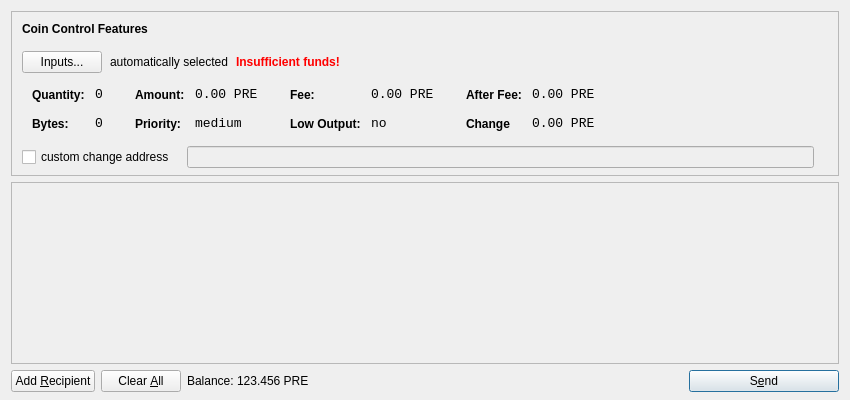
<?xml version="1.0" encoding="UTF-8"?>
<ui version="4.0">
 <class>SendCoinsDialog</class>
 <widget class="QDialog" name="SendCoinsDialog">
  <property name="geometry">
   <rect>
    <x>0</x>
    <y>0</y>
    <width>850</width>
    <height>400</height>
   </rect>
  </property>
  <property name="windowTitle">
   <string>Send Coins</string>
  </property>
  <layout class="QVBoxLayout" name="verticalLayout" stretch="0,1,0">
   <property name="bottomMargin">
    <number>8</number>
   </property>
   <item>
    <widget class="QFrame" name="frameCoinControl">
     <property name="sizePolicy">
      <sizepolicy hsizetype="Expanding" vsizetype="Expanding">
       <horstretch>0</horstretch>
       <verstretch>0</verstretch>
      </sizepolicy>
     </property>
     <property name="maximumSize">
      <size>
       <width>16777215</width>
       <height>16777215</height>
      </size>
     </property>
     <property name="frameShape">
      <enum>QFrame::StyledPanel</enum>
     </property>
     <property name="frameShadow">
      <enum>QFrame::Sunken</enum>
     </property>
     <layout class="QVBoxLayout" name="verticalLayoutCoinControl2">
      <property name="spacing">
       <number>-1</number>
      </property>
      <property name="leftMargin">
       <number>0</number>
      </property>
      <property name="topMargin">
       <number>0</number>
      </property>
      <property name="rightMargin">
       <number>0</number>
      </property>
      <property name="bottomMargin">
       <number>6</number>
      </property>
      <item>
       <layout class="QVBoxLayout" name="verticalLayoutCoinControl" stretch="0,0,0,0,1">
        <property name="spacing">
         <number>0</number>
        </property>
        <property name="leftMargin">
         <number>10</number>
        </property>
        <property name="topMargin">
         <number>10</number>
        </property>
        <item>
         <layout class="QHBoxLayout" name="horizontalLayoutCoinControl1">
          <property name="bottomMargin">
           <number>15</number>
          </property>
          <item>
           <widget class="QLabel" name="labelCoinControlFeatures">
            <property name="sizePolicy">
             <sizepolicy hsizetype="Preferred" vsizetype="Maximum">
              <horstretch>0</horstretch>
              <verstretch>0</verstretch>
             </sizepolicy>
            </property>
            <property name="font">
             <font>
              <weight>75</weight>
              <bold>true</bold>
             </font>
            </property>
            <property name="styleSheet">
             <string notr="true">font-weight:bold;</string>
            </property>
            <property name="text">
             <string>Coin Control Features</string>
            </property>
           </widget>
          </item>
         </layout>
        </item>
        <item>
         <layout class="QHBoxLayout" name="horizontalLayoutCoinControl2" stretch="0,0,0,0">
          <property name="spacing">
           <number>8</number>
          </property>
          <property name="bottomMargin">
           <number>10</number>
          </property>
          <item>
           <widget class="QPushButton" name="pushButtonCoinControl">
            <property name="styleSheet">
             <string notr="true"/>
            </property>
            <property name="text">
             <string>Inputs...</string>
            </property>
           </widget>
          </item>
          <item>
           <widget class="QLabel" name="labelCoinControlAutomaticallySelected">
            <property name="text">
             <string>automatically selected</string>
            </property>
            <property name="margin">
             <number>5</number>
            </property>
           </widget>
          </item>
          <item>
           <widget class="QLabel" name="labelCoinControlInsuffFunds">
            <property name="font">
             <font>
              <weight>75</weight>
              <bold>true</bold>
             </font>
            </property>
            <property name="styleSheet">
             <string notr="true">color:red;font-weight:bold;</string>
            </property>
            <property name="text">
             <string>Insufficient funds!</string>
            </property>
            <property name="margin">
             <number>5</number>
            </property>
           </widget>
          </item>
          <item>
           <spacer name="horizontalSpacerCoinControl">
            <property name="orientation">
             <enum>Qt::Horizontal</enum>
            </property>
            <property name="sizeHint" stdset="0">
             <size>
              <width>40</width>
              <height>1</height>
             </size>
            </property>
           </spacer>
          </item>
         </layout>
        </item>
        <item>
         <widget class="QWidget" name="widgetCoinControl" native="true">
          <property name="sizePolicy">
           <sizepolicy hsizetype="Preferred" vsizetype="Preferred">
            <horstretch>0</horstretch>
            <verstretch>0</verstretch>
           </sizepolicy>
          </property>
          <property name="minimumSize">
           <size>
            <width>0</width>
            <height>0</height>
           </size>
          </property>
          <property name="styleSheet">
           <string notr="true"/>
          </property>
          <layout class="QHBoxLayout" name="horizontalLayoutCoinControl5">
           <property name="margin">
            <number>0</number>
           </property>
           <item>
            <layout class="QHBoxLayout" name="horizontalLayoutCoinControl3" stretch="0,0,0,1">
             <property name="spacing">
              <number>20</number>
             </property>
             <property name="topMargin">
              <number>0</number>
             </property>
             <property name="bottomMargin">
              <number>10</number>
             </property>
             <item>
              <layout class="QFormLayout" name="formLayoutCoinControl1">
               <property name="horizontalSpacing">
                <number>10</number>
               </property>
               <property name="verticalSpacing">
                <number>14</number>
               </property>
               <property name="leftMargin">
                <number>10</number>
               </property>
               <property name="topMargin">
                <number>4</number>
               </property>
               <property name="rightMargin">
                <number>6</number>
               </property>
               <item row="0" column="0">
                <widget class="QLabel" name="labelCoinControlQuantityText">
                 <property name="styleSheet">
                  <string notr="true">font-weight:bold;</string>
                 </property>
                 <property name="text">
                  <string>Quantity:</string>
                 </property>
                 <property name="margin">
                  <number>0</number>
                 </property>
                </widget>
               </item>
               <item row="0" column="1">
                <widget class="QLabel" name="labelCoinControlQuantity">
                 <property name="font">
                  <font>
                   <family>Monospace</family>
                   <pointsize>10</pointsize>
                  </font>
                 </property>
                 <property name="cursor">
                  <cursorShape>IBeamCursor</cursorShape>
                 </property>
                 <property name="contextMenuPolicy">
                  <enum>Qt::ActionsContextMenu</enum>
                 </property>
                 <property name="text">
                  <string>0</string>
                 </property>
                 <property name="margin">
                  <number>0</number>
                 </property>
                 <property name="textInteractionFlags">
                  <set>Qt::LinksAccessibleByMouse|Qt::TextSelectableByKeyboard|Qt::TextSelectableByMouse</set>
                 </property>
                </widget>
               </item>
               <item row="1" column="0">
                <widget class="QLabel" name="labelCoinControlBytesText">
                 <property name="styleSheet">
                  <string notr="true">font-weight:bold;</string>
                 </property>
                 <property name="text">
                  <string>Bytes:</string>
                 </property>
                </widget>
               </item>
               <item row="1" column="1">
                <widget class="QLabel" name="labelCoinControlBytes">
                 <property name="font">
                  <font>
                   <family>Monospace</family>
                   <pointsize>10</pointsize>
                  </font>
                 </property>
                 <property name="cursor">
                  <cursorShape>IBeamCursor</cursorShape>
                 </property>
                 <property name="contextMenuPolicy">
                  <enum>Qt::ActionsContextMenu</enum>
                 </property>
                 <property name="text">
                  <string>0</string>
                 </property>
                 <property name="textInteractionFlags">
                  <set>Qt::LinksAccessibleByMouse|Qt::TextSelectableByKeyboard|Qt::TextSelectableByMouse</set>
                 </property>
                </widget>
               </item>
              </layout>
             </item>
             <item>
              <layout class="QFormLayout" name="formLayoutCoinControl2">
               <property name="horizontalSpacing">
                <number>10</number>
               </property>
               <property name="verticalSpacing">
                <number>14</number>
               </property>
               <property name="leftMargin">
                <number>6</number>
               </property>
               <property name="topMargin">
                <number>4</number>
               </property>
               <property name="rightMargin">
                <number>6</number>
               </property>
               <item row="0" column="0">
                <widget class="QLabel" name="labelCoinControlAmountText">
                 <property name="styleSheet">
                  <string notr="true">font-weight:bold;</string>
                 </property>
                 <property name="text">
                  <string>Amount:</string>
                 </property>
                 <property name="margin">
                  <number>0</number>
                 </property>
                </widget>
               </item>
               <item row="0" column="1">
                <widget class="QLabel" name="labelCoinControlAmount">
                 <property name="font">
                  <font>
                   <family>Monospace</family>
                   <pointsize>10</pointsize>
                  </font>
                 </property>
                 <property name="cursor">
                  <cursorShape>IBeamCursor</cursorShape>
                 </property>
                 <property name="contextMenuPolicy">
                  <enum>Qt::ActionsContextMenu</enum>
                 </property>
                 <property name="text">
                  <string>0.00 PRE</string>
                 </property>
                 <property name="textInteractionFlags">
                  <set>Qt::LinksAccessibleByMouse|Qt::TextSelectableByKeyboard|Qt::TextSelectableByMouse</set>
                 </property>
                </widget>
               </item>
               <item row="1" column="0">
                <widget class="QLabel" name="labelCoinControlPriorityText">
                 <property name="styleSheet">
                  <string notr="true">font-weight:bold;</string>
                 </property>
                 <property name="text">
                  <string>Priority:</string>
                 </property>
                </widget>
               </item>
               <item row="1" column="1">
                <widget class="QLabel" name="labelCoinControlPriority">
                 <property name="font">
                  <font>
                   <family>Monospace</family>
                   <pointsize>10</pointsize>
                  </font>
                 </property>
                 <property name="cursor">
                  <cursorShape>IBeamCursor</cursorShape>
                 </property>
                 <property name="contextMenuPolicy">
                  <enum>Qt::ActionsContextMenu</enum>
                 </property>
                 <property name="text">
                  <string>medium</string>
                 </property>
                 <property name="textInteractionFlags">
                  <set>Qt::LinksAccessibleByMouse|Qt::TextSelectableByKeyboard|Qt::TextSelectableByMouse</set>
                 </property>
                </widget>
               </item>
              </layout>
             </item>
             <item>
              <layout class="QFormLayout" name="formLayoutCoinControl3">
               <property name="horizontalSpacing">
                <number>10</number>
               </property>
               <property name="verticalSpacing">
                <number>14</number>
               </property>
               <property name="leftMargin">
                <number>6</number>
               </property>
               <property name="topMargin">
                <number>4</number>
               </property>
               <property name="rightMargin">
                <number>6</number>
               </property>
               <item row="0" column="0">
                <widget class="QLabel" name="labelCoinControlFeeText">
                 <property name="styleSheet">
                  <string notr="true">font-weight:bold;</string>
                 </property>
                 <property name="text">
                  <string>Fee:</string>
                 </property>
                 <property name="margin">
                  <number>0</number>
                 </property>
                </widget>
               </item>
               <item row="0" column="1">
                <widget class="QLabel" name="labelCoinControlFee">
                 <property name="font">
                  <font>
                   <family>Monospace</family>
                   <pointsize>10</pointsize>
                  </font>
                 </property>
                 <property name="cursor">
                  <cursorShape>IBeamCursor</cursorShape>
                 </property>
                 <property name="contextMenuPolicy">
                  <enum>Qt::ActionsContextMenu</enum>
                 </property>
                 <property name="text">
                  <string>0.00 PRE</string>
                 </property>
                 <property name="textInteractionFlags">
                  <set>Qt::LinksAccessibleByMouse|Qt::TextSelectableByKeyboard|Qt::TextSelectableByMouse</set>
                 </property>
                </widget>
               </item>
               <item row="1" column="0">
                <widget class="QLabel" name="labelCoinControlLowOutputText">
                 <property name="styleSheet">
                  <string notr="true">font-weight:bold;</string>
                 </property>
                 <property name="text">
                  <string>Low Output:</string>
                 </property>
                </widget>
               </item>
               <item row="1" column="1">
                <widget class="QLabel" name="labelCoinControlLowOutput">
                 <property name="font">
                  <font>
                   <family>Monospace</family>
                   <pointsize>10</pointsize>
                  </font>
                 </property>
                 <property name="cursor">
                  <cursorShape>IBeamCursor</cursorShape>
                 </property>
                 <property name="contextMenuPolicy">
                  <enum>Qt::ActionsContextMenu</enum>
                 </property>
                 <property name="text">
                  <string>no</string>
                 </property>
                 <property name="textInteractionFlags">
                  <set>Qt::LinksAccessibleByMouse|Qt::TextSelectableByKeyboard|Qt::TextSelectableByMouse</set>
                 </property>
                </widget>
               </item>
              </layout>
             </item>
             <item>
              <layout class="QFormLayout" name="formLayoutCoinControl4">
               <property name="horizontalSpacing">
                <number>10</number>
               </property>
               <property name="verticalSpacing">
                <number>14</number>
               </property>
               <property name="leftMargin">
                <number>6</number>
               </property>
               <property name="topMargin">
                <number>4</number>
               </property>
               <property name="rightMargin">
                <number>6</number>
               </property>
               <item row="0" column="0">
                <widget class="QLabel" name="labelCoinControlAfterFeeText">
                 <property name="styleSheet">
                  <string notr="true">font-weight:bold;</string>
                 </property>
                 <property name="text">
                  <string>After Fee:</string>
                 </property>
                 <property name="margin">
                  <number>0</number>
                 </property>
                </widget>
               </item>
               <item row="0" column="1">
                <widget class="QLabel" name="labelCoinControlAfterFee">
                 <property name="font">
                  <font>
                   <family>Monospace</family>
                   <pointsize>10</pointsize>
                  </font>
                 </property>
                 <property name="cursor">
                  <cursorShape>IBeamCursor</cursorShape>
                 </property>
                 <property name="contextMenuPolicy">
                  <enum>Qt::ActionsContextMenu</enum>
                 </property>
                 <property name="text">
                  <string>0.00 PRE</string>
                 </property>
                 <property name="textInteractionFlags">
                  <set>Qt::LinksAccessibleByMouse|Qt::TextSelectableByKeyboard|Qt::TextSelectableByMouse</set>
                 </property>
                </widget>
               </item>
               <item row="1" column="0">
                <widget class="QLabel" name="labelCoinControlChangeText">
                 <property name="styleSheet">
                  <string notr="true">font-weight:bold;</string>
                 </property>
                 <property name="text">
                  <string>Change</string>
                 </property>
                </widget>
               </item>
               <item row="1" column="1">
                <widget class="QLabel" name="labelCoinControlChange">
                 <property name="font">
                  <font>
                   <family>Monospace</family>
                   <pointsize>10</pointsize>
                  </font>
                 </property>
                 <property name="cursor">
                  <cursorShape>IBeamCursor</cursorShape>
                 </property>
                 <property name="contextMenuPolicy">
                  <enum>Qt::ActionsContextMenu</enum>
                 </property>
                 <property name="text">
                  <string>0.00 PRE</string>
                 </property>
                 <property name="textInteractionFlags">
                  <set>Qt::LinksAccessibleByMouse|Qt::TextSelectableByKeyboard|Qt::TextSelectableByMouse</set>
                 </property>
                </widget>
               </item>
              </layout>
             </item>
            </layout>
           </item>
          </layout>
         </widget>
        </item>
        <item>
         <layout class="QHBoxLayout" name="horizontalLayoutCoinControl4" stretch="0,0,0">
          <property name="spacing">
           <number>12</number>
          </property>
          <property name="sizeConstraint">
           <enum>QLayout::SetDefaultConstraint</enum>
          </property>
          <property name="topMargin">
           <number>5</number>
          </property>
          <property name="rightMargin">
           <number>5</number>
          </property>
          <item>
           <widget class="QCheckBox" name="checkBoxCoinControlChange">
            <property name="text">
             <string>custom change address</string>
            </property>
           </widget>
          </item>
          <item>
           <widget class="QLineEdit" name="lineEditCoinControlChange">
            <property name="enabled">
             <bool>false</bool>
            </property>
            <property name="sizePolicy">
             <sizepolicy hsizetype="Expanding" vsizetype="Fixed">
              <horstretch>0</horstretch>
              <verstretch>0</verstretch>
             </sizepolicy>
            </property>
           </widget>
          </item>
          <item>
           <widget class="QLabel" name="labelCoinControlChangeLabel">
            <property name="sizePolicy">
             <sizepolicy hsizetype="Preferred" vsizetype="Expanding">
              <horstretch>0</horstretch>
              <verstretch>0</verstretch>
             </sizepolicy>
            </property>
            <property name="minimumSize">
             <size>
              <width>0</width>
              <height>0</height>
             </size>
            </property>
            <property name="text">
             <string/>
            </property>
            <property name="margin">
             <number>3</number>
            </property>
           </widget>
          </item>
         </layout>
        </item>
        <item>
         <spacer name="verticalSpacerCoinControl">
          <property name="orientation">
           <enum>Qt::Vertical</enum>
          </property>
          <property name="sizeHint" stdset="0">
           <size>
            <width>800</width>
            <height>1</height>
           </size>
          </property>
         </spacer>
        </item>
       </layout>
      </item>
     </layout>
    </widget>
   </item>
   <item>
    <widget class="QScrollArea" name="scrollArea">
     <property name="widgetResizable">
      <bool>true</bool>
     </property>
     <widget class="QWidget" name="scrollAreaWidgetContents">
      <property name="geometry">
       <rect>
        <x>0</x>
        <y>0</y>
        <width>830</width>
        <height>165</height>
       </rect>
      </property>
      <layout class="QVBoxLayout" name="verticalLayout_2">
       <property name="margin">
        <number>0</number>
       </property>
       <item>
        <layout class="QVBoxLayout" name="entries">
         <property name="spacing">
          <number>6</number>
         </property>
        </layout>
       </item>
       <item>
        <spacer name="verticalSpacer">
         <property name="orientation">
          <enum>Qt::Vertical</enum>
         </property>
         <property name="sizeHint" stdset="0">
          <size>
           <width>20</width>
           <height>40</height>
          </size>
         </property>
        </spacer>
       </item>
      </layout>
     </widget>
    </widget>
   </item>
   <item>
    <layout class="QHBoxLayout" name="horizontalLayout">
     <item>
      <widget class="QPushButton" name="addButton">
       <property name="toolTip">
        <string>Send to multiple recipients at once</string>
       </property>
       <property name="text">
        <string>Add &amp;Recipient</string>
       </property>
       <property name="icon">
        <iconset resource="../bitcoin.qrc">
         <normaloff>:/icons/add</normaloff>:/icons/add</iconset>
       </property>
       <property name="autoDefault">
        <bool>false</bool>
       </property>
      </widget>
     </item>
     <item>
      <widget class="QPushButton" name="clearButton">
       <property name="sizePolicy">
        <sizepolicy hsizetype="Minimum" vsizetype="Fixed">
         <horstretch>0</horstretch>
         <verstretch>0</verstretch>
        </sizepolicy>
       </property>
       <property name="toolTip">
        <string>Remove all transaction fields</string>
       </property>
       <property name="text">
        <string>Clear &amp;All</string>
       </property>
       <property name="icon">
        <iconset resource="../bitcoin.qrc">
         <normaloff>:/icons/remove</normaloff>:/icons/remove</iconset>
       </property>
       <property name="autoRepeatDelay">
        <number>300</number>
       </property>
       <property name="autoDefault">
        <bool>false</bool>
       </property>
      </widget>
     </item>
     <item>
      <layout class="QHBoxLayout" name="horizontalLayout_2">
       <property name="spacing">
        <number>3</number>
       </property>
       <item>
        <widget class="QLabel" name="label">
         <property name="sizePolicy">
          <sizepolicy hsizetype="Preferred" vsizetype="Fixed">
           <horstretch>0</horstretch>
           <verstretch>0</verstretch>
          </sizepolicy>
         </property>
         <property name="text">
          <string>Balance:</string>
         </property>
        </widget>
       </item>
       <item>
        <widget class="QLabel" name="labelBalance">
         <property name="sizePolicy">
          <sizepolicy hsizetype="Preferred" vsizetype="Fixed">
           <horstretch>0</horstretch>
           <verstretch>0</verstretch>
          </sizepolicy>
         </property>
         <property name="cursor">
          <cursorShape>IBeamCursor</cursorShape>
         </property>
         <property name="text">
          <string>123.456 PRE</string>
         </property>
         <property name="textInteractionFlags">
          <set>Qt::LinksAccessibleByMouse|Qt::TextSelectableByKeyboard|Qt::TextSelectableByMouse</set>
         </property>
        </widget>
       </item>
      </layout>
     </item>
     <item>
      <spacer name="horizontalSpacer">
       <property name="orientation">
        <enum>Qt::Horizontal</enum>
       </property>
       <property name="sizeHint" stdset="0">
        <size>
         <width>40</width>
         <height>20</height>
        </size>
       </property>
      </spacer>
     </item>
     <item>
      <widget class="QPushButton" name="sendButton">
       <property name="minimumSize">
        <size>
         <width>150</width>
         <height>0</height>
        </size>
       </property>
       <property name="toolTip">
        <string>Confirm the send action</string>
       </property>
       <property name="text">
        <string>S&amp;end</string>
       </property>
       <property name="icon">
        <iconset resource="../bitcoin.qrc">
         <normaloff>:/icons/send</normaloff>:/icons/send</iconset>
       </property>
       <property name="default">
        <bool>true</bool>
       </property>
      </widget>
     </item>
    </layout>
   </item>
  </layout>
 </widget>
 <resources>
  <include location="../bitcoin.qrc"/>
 </resources>
 <connections/>
</ui>
